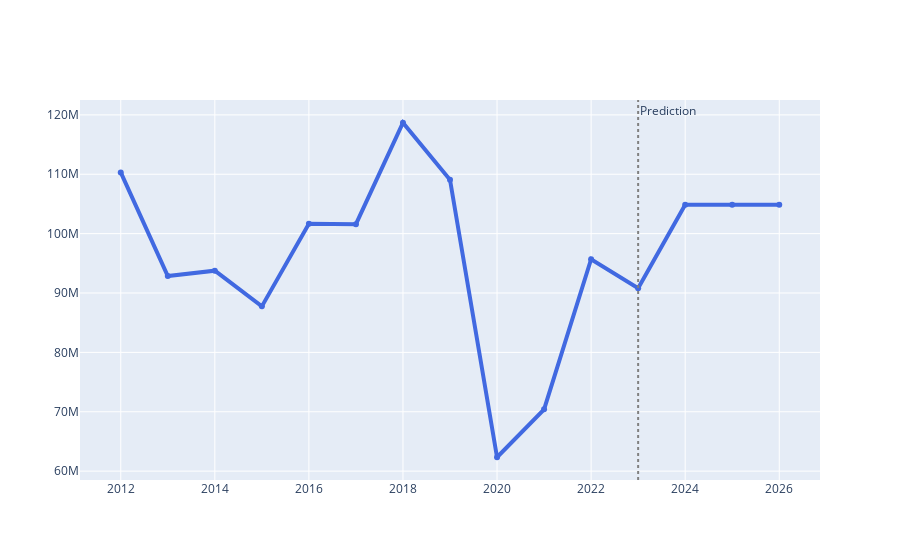

Source (notebook cell):
### Code cell
visualization(data_not_st, result)

### Figure 1 — Plotly figure (JSON) as saved in the notebook; plotly's stock layout.template omitted (floating-point values rounded to 4 significant figures)
{"data": [{"line": {"color": "royalblue", "width": 4}, "name": "Tourist Numbers", "type": "scatter", "x": [2012, 2013, 2014, 2015, 2016, 2017, 2018, 2019, 2020, 2021, 2022, 2023, 2024, 2025, 2026], "y": [110310912, 92849972, 93762458, 87750696, 101657526, 101589864, 118675703, 109077864, 62339770, 70407762, 95695288, 90806051, 104900000.0, 104900000.0, 104900000.0]}], "layout": {"annotations": [{"showarrow": false, "text": "Prediction", "x": 2023, "xanchor": "left", "xref": "x", "y": 1, "yanchor": "top", "yref": "y domain"}], "shapes": [{"line": {"color": "gray", "dash": "dot"}, "type": "line", "x0": 2023, "x1": 2023, "xref": "x", "y0": 0, "y1": 1, "yref": "y domain"}]}}
